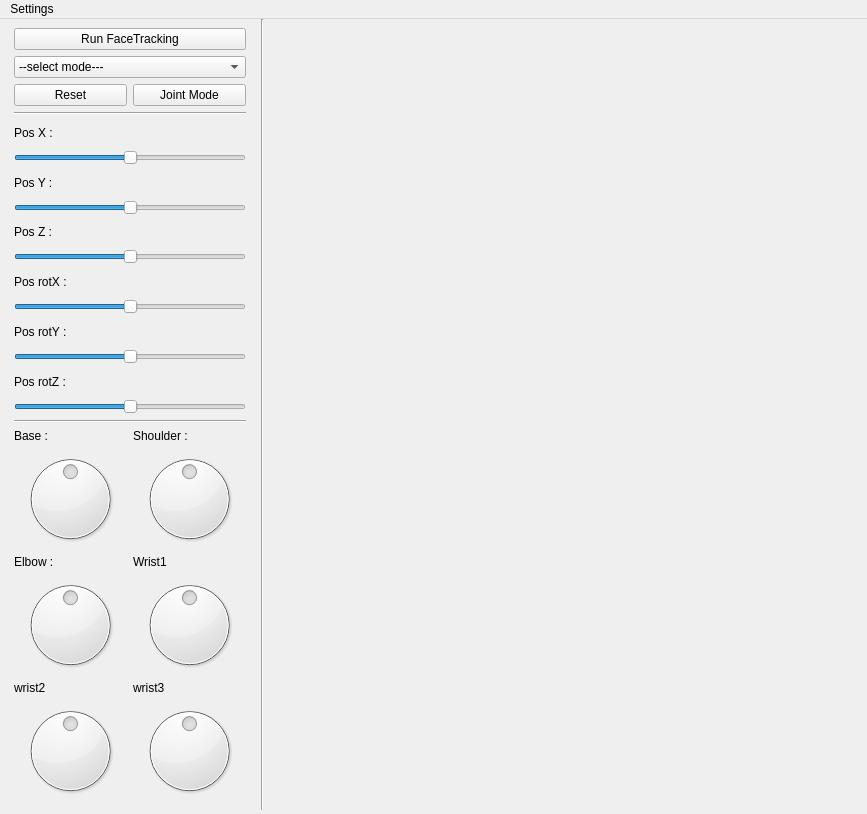
<?xml version="1.0" encoding="UTF-8"?>
<ui version="4.0">
 <class>MainWindow</class>
 <widget class="QMainWindow" name="MainWindow">
  <property name="geometry">
   <rect>
    <x>0</x>
    <y>0</y>
    <width>867</width>
    <height>814</height>
   </rect>
  </property>
  <property name="windowTitle">
   <string>MainWindow</string>
  </property>
  <widget class="QWidget" name="centralwidget">
   <widget class="QWidget" name="horizontalLayoutWidget_2">
    <property name="geometry">
     <rect>
      <x>0</x>
      <y>0</y>
      <width>861</width>
      <height>791</height>
     </rect>
    </property>
    <layout class="QHBoxLayout" name="horizontalLayout_2">
     <property name="sizeConstraint">
      <enum>QLayout::SetDefaultConstraint</enum>
     </property>
     <property name="leftMargin">
      <number>5</number>
     </property>
     <property name="topMargin">
      <number>0</number>
     </property>
     <item>
      <widget class="QWidget" name="ControlBar" native="true">
       <property name="maximumSize">
        <size>
         <width>250</width>
         <height>16777215</height>
        </size>
       </property>
       <layout class="QVBoxLayout" name="verticalLayout">
        <item>
         <layout class="QVBoxLayout" name="verticalLayout_11">
          <item>
           <widget class="QPushButton" name="pushButton_toggleTracking">
            <property name="text">
             <string>Run FaceTracking</string>
            </property>
           </widget>
          </item>
          <item>
           <widget class="QComboBox" name="comboBox_mode">
            <item>
             <property name="text">
              <string>--select mode---</string>
             </property>
            </item>
            <item>
             <property name="text">
              <string>linear tracking</string>
             </property>
            </item>
            <item>
             <property name="text">
              <string>rotary tracking</string>
             </property>
            </item>
            <item>
             <property name="text">
              <string>combined tracking</string>
             </property>
            </item>
           </widget>
          </item>
         </layout>
        </item>
        <item>
         <layout class="QHBoxLayout" name="horizontalLayout_8">
          <item>
           <widget class="QPushButton" name="pushButton_reset">
            <property name="text">
             <string>Reset</string>
            </property>
           </widget>
          </item>
          <item>
           <widget class="QPushButton" name="pushButton_posJointMode">
            <property name="text">
             <string>Joint Mode</string>
            </property>
           </widget>
          </item>
         </layout>
        </item>
        <item>
         <layout class="QVBoxLayout" name="verticalLayout_3">
          <property name="rightMargin">
           <number>0</number>
          </property>
          <item>
           <widget class="Line" name="line_3">
            <property name="orientation">
             <enum>Qt::Horizontal</enum>
            </property>
           </widget>
          </item>
          <item>
           <widget class="QLabel" name="label_posX">
            <property name="text">
             <string>Pos X :</string>
            </property>
           </widget>
          </item>
          <item>
           <widget class="QSlider" name="horizontalSlider_posX">
            <property name="minimum">
             <number>-500</number>
            </property>
            <property name="maximum">
             <number>500</number>
            </property>
            <property name="orientation">
             <enum>Qt::Horizontal</enum>
            </property>
           </widget>
          </item>
          <item>
           <widget class="QLabel" name="label_posY">
            <property name="text">
             <string>Pos Y :</string>
            </property>
           </widget>
          </item>
          <item>
           <widget class="QSlider" name="horizontalSlider_posY">
            <property name="minimum">
             <number>-500</number>
            </property>
            <property name="maximum">
             <number>500</number>
            </property>
            <property name="orientation">
             <enum>Qt::Horizontal</enum>
            </property>
           </widget>
          </item>
          <item>
           <widget class="QLabel" name="label_posZ">
            <property name="text">
             <string>Pos Z :</string>
            </property>
           </widget>
          </item>
          <item>
           <widget class="QSlider" name="horizontalSlider_posZ">
            <property name="minimum">
             <number>-500</number>
            </property>
            <property name="maximum">
             <number>500</number>
            </property>
            <property name="orientation">
             <enum>Qt::Horizontal</enum>
            </property>
           </widget>
          </item>
          <item>
           <widget class="QLabel" name="label_posRotX">
            <property name="text">
             <string>Pos rotX :</string>
            </property>
           </widget>
          </item>
          <item>
           <widget class="QSlider" name="horizontalSlider_posRotX">
            <property name="minimum">
             <number>-800</number>
            </property>
            <property name="maximum">
             <number>800</number>
            </property>
            <property name="orientation">
             <enum>Qt::Horizontal</enum>
            </property>
           </widget>
          </item>
          <item>
           <widget class="QLabel" name="label_posRotY">
            <property name="text">
             <string>Pos rotY :</string>
            </property>
           </widget>
          </item>
          <item>
           <widget class="QSlider" name="horizontalSlider_posRotY">
            <property name="minimum">
             <number>-800</number>
            </property>
            <property name="maximum">
             <number>800</number>
            </property>
            <property name="orientation">
             <enum>Qt::Horizontal</enum>
            </property>
           </widget>
          </item>
          <item>
           <widget class="QLabel" name="label_posRotZ">
            <property name="text">
             <string>Pos rotZ :</string>
            </property>
           </widget>
          </item>
          <item>
           <widget class="QSlider" name="horizontalSlider_posRotZ">
            <property name="minimum">
             <number>-800</number>
            </property>
            <property name="maximum">
             <number>800</number>
            </property>
            <property name="orientation">
             <enum>Qt::Horizontal</enum>
            </property>
           </widget>
          </item>
         </layout>
        </item>
        <item>
         <widget class="Line" name="line">
          <property name="orientation">
           <enum>Qt::Horizontal</enum>
          </property>
         </widget>
        </item>
        <item>
         <layout class="QVBoxLayout" name="verticalLayout_2">
          <item>
           <layout class="QHBoxLayout" name="horizontalLayout">
            <item>
             <layout class="QVBoxLayout" name="verticalLayout_4">
              <item>
               <widget class="QLabel" name="label_base">
                <property name="text">
                 <string>Base : </string>
                </property>
               </widget>
              </item>
              <item>
               <widget class="QDial" name="dial_base">
                <property name="minimum">
                 <number>-340</number>
                </property>
                <property name="maximum">
                 <number>340</number>
                </property>
               </widget>
              </item>
              <item>
               <layout class="QVBoxLayout" name="verticalLayout_7">
                <item>
                 <widget class="QLabel" name="label_elbow">
                  <property name="text">
                   <string>Elbow :</string>
                  </property>
                 </widget>
                </item>
                <item>
                 <widget class="QDial" name="dial_elbow">
                  <property name="minimum">
                   <number>-340</number>
                  </property>
                  <property name="maximum">
                   <number>340</number>
                  </property>
                 </widget>
                </item>
                <item>
                 <layout class="QVBoxLayout" name="verticalLayout_9">
                  <item>
                   <widget class="QLabel" name="label_wrist2">
                    <property name="text">
                     <string>wrist2</string>
                    </property>
                   </widget>
                  </item>
                  <item>
                   <widget class="QDial" name="dial_wrist2">
                    <property name="minimum">
                     <number>-340</number>
                    </property>
                    <property name="maximum">
                     <number>340</number>
                    </property>
                   </widget>
                  </item>
                 </layout>
                </item>
               </layout>
              </item>
             </layout>
            </item>
            <item>
             <layout class="QVBoxLayout" name="verticalLayout_6">
              <item>
               <widget class="QLabel" name="label_shoulder">
                <property name="text">
                 <string>Shoulder :</string>
                </property>
               </widget>
              </item>
              <item>
               <widget class="QDial" name="dial_shoulder">
                <property name="minimum">
                 <number>-340</number>
                </property>
                <property name="maximum">
                 <number>340</number>
                </property>
               </widget>
              </item>
              <item>
               <layout class="QVBoxLayout" name="verticalLayout_8">
                <item>
                 <widget class="QLabel" name="label_wrist1">
                  <property name="text">
                   <string>Wrist1</string>
                  </property>
                 </widget>
                </item>
                <item>
                 <widget class="QDial" name="dial_wrist1">
                  <property name="minimum">
                   <number>-340</number>
                  </property>
                  <property name="maximum">
                   <number>340</number>
                  </property>
                 </widget>
                </item>
                <item>
                 <layout class="QVBoxLayout" name="verticalLayout_10">
                  <item>
                   <widget class="QLabel" name="label_wrist3">
                    <property name="text">
                     <string>wrist3</string>
                    </property>
                   </widget>
                  </item>
                  <item>
                   <widget class="QDial" name="dial_wrist3">
                    <property name="minimum">
                     <number>-340</number>
                    </property>
                    <property name="maximum">
                     <number>340</number>
                    </property>
                   </widget>
                  </item>
                 </layout>
                </item>
               </layout>
              </item>
             </layout>
            </item>
           </layout>
          </item>
         </layout>
        </item>
       </layout>
      </widget>
     </item>
     <item>
      <widget class="Line" name="line_2">
       <property name="orientation">
        <enum>Qt::Vertical</enum>
       </property>
      </widget>
     </item>
     <item>
      <layout class="QVBoxLayout" name="verticalLayout_12">
       <item>
        <spacer name="horizontalSpacer">
         <property name="orientation">
          <enum>Qt::Horizontal</enum>
         </property>
         <property name="sizeHint" stdset="0">
          <size>
           <width>40</width>
           <height>20</height>
          </size>
         </property>
        </spacer>
       </item>
      </layout>
     </item>
    </layout>
   </widget>
  </widget>
  <widget class="QMenuBar" name="menuBar">
   <property name="geometry">
    <rect>
     <x>0</x>
     <y>0</y>
     <width>867</width>
     <height>22</height>
    </rect>
   </property>
   <widget class="QMenu" name="menuSettings">
    <property name="title">
     <string>Settings</string>
    </property>
    <addaction name="separator"/>
    <addaction name="actionOpen_Settings"/>
   </widget>
   <addaction name="menuSettings"/>
  </widget>
  <action name="actionOpen_Settings">
   <property name="text">
    <string>Open Settings</string>
   </property>
  </action>
 </widget>
 <resources/>
 <connections/>
</ui>
